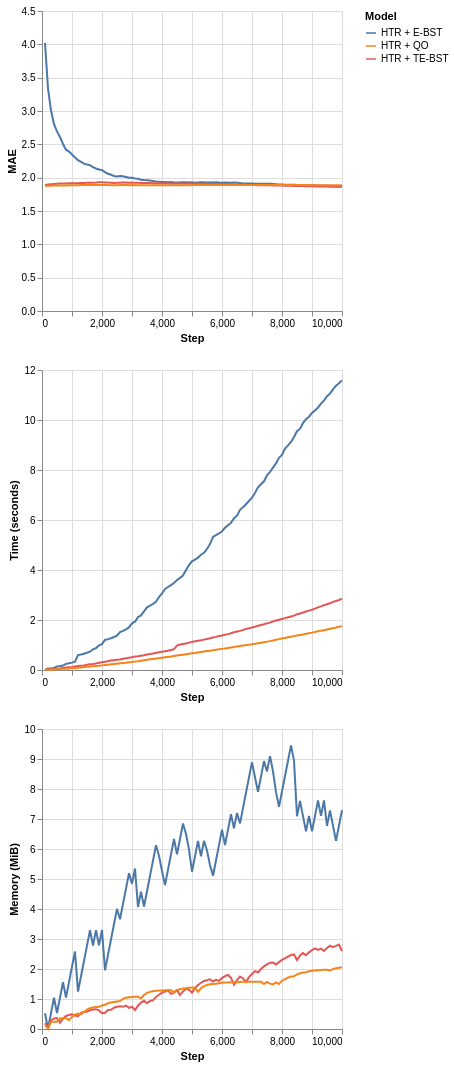

The cell this chart's notebook holds for it:
### Markdown cell above
### 4.2 Regression tree splitters

The available regression tree splitters are summarized in the next table. The TE-BST costs are expressed in terms of $n^*$ because the number of stored elements can be smaller than or equal to $n$.

| Splitter | Description | Insertion | Memory | Split candidate query |
| :- | :- | :- | :-: | :-: |
| Extended Binary Search Tree (E-BST) | Stores all the observations and target statistics in a BST | $O(\log n)$ (average) or $O(n)$ (worst case) | $O(n)$ | $O(n)$ | 
| Truncated E-BST (TE-BST) | Rounds the incoming data before passing it to the BST | $O(\log n^*)$ (average) or $O(n^*)$ (worst case) | $O(n^*)$ | $O(n^*)$ |
| Quantization Observer (QO) | Uses a hash-like structure to quantize the incoming data | $O(1)$ | $O(h)$ | $O(h \log h)$ |


E-BST is an exhaustive algorithm, i.e., it works as batch solutions usually do, which might be prohibitive in real-world online scenarios. TE-BST and QO apply approximations to alleviate the costs involved in monitoring numerical data and performing split attempts. The number of desired decimal places to round the data (TE-BST) and the quantization radius (QO) are directly related to the running time, memory footprint, and error of the resulting tree model.

We present a brief comparison of the available regression tree splitters using the 10K instances of the Friedman synthetic dataset.

### Code cell
plot_performance(
    synth.Friedman(seed=42).take(10_000),
    metrics.MAE(),
    {
        "HTR + E-BST": (
            preprocessing.StandardScaler() | tree.HoeffdingTreeRegressor(
                splitter=tree.splitter.EBSTSplitter()
            )
        ),
        "HTR + TE-BST": (
            preprocessing.StandardScaler() | tree.HoeffdingTreeRegressor(
                splitter=tree.splitter.TEBSTSplitter()
            )
        ),
        "HTR + QO": (
            preprocessing.StandardScaler() | tree.HoeffdingTreeRegressor(
                splitter=tree.splitter.QOSplitter()
            )
        ),

    }
)

### Figure 1 — Vega-Lite specification as saved in the notebook (floating-point values rounded to 4 significant figures; data arrays with more than 128 entries replaced by an {"elided": "..."} marker saying what was removed)
{"config": {"view": {"continuousWidth": 300, "continuousHeight": 300}}, "vconcat": [{"mark": {"type": "line"}, "encoding": {"color": {"field": "Model", "type": "nominal"}, "x": {"field": "Step", "type": "quantitative"}, "y": {"field": "Metric", "title": "MAE", "type": "quantitative"}}}, {"mark": {"type": "line"}, "encoding": {"color": {"field": "Model", "type": "nominal"}, "x": {"field": "Step", "type": "quantitative"}, "y": {"field": "Time", "title": "Time (seconds)", "type": "quantitative"}}}, {"mark": {"type": "line"}, "encoding": {"color": {"field": "Model", "type": "nominal"}, "x": {"field": "Step", "type": "quantitative"}, "y": {"field": "Memory", "title": "Memory (MiB)", "type": "quantitative"}}}], "data": {"name": "data-3db3fd6c6be44493a5ebef9d0187805c"}, "$schema": "https://vega.github.io/schema/vega-lite/v6.1.0.json", "datasets": {"data-3db3fd6c6be44493a5ebef9d0187805c": {"elided": "300 records"}}}
